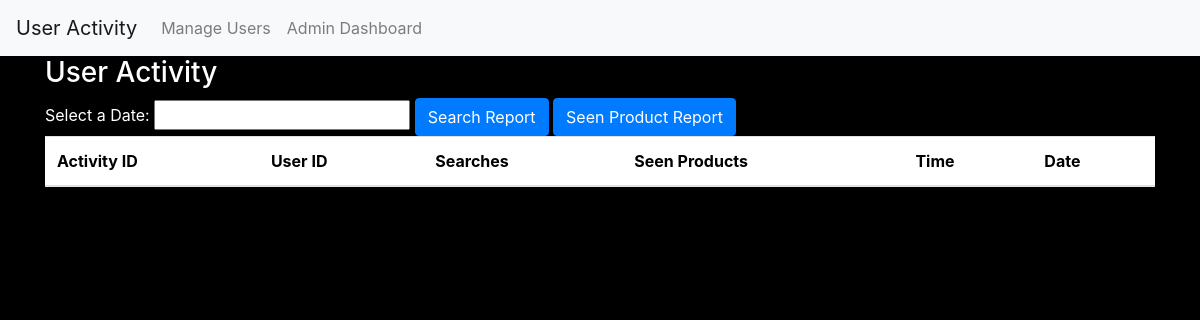
Page /admin_user_activity.php (signed in) on the earlier database version.
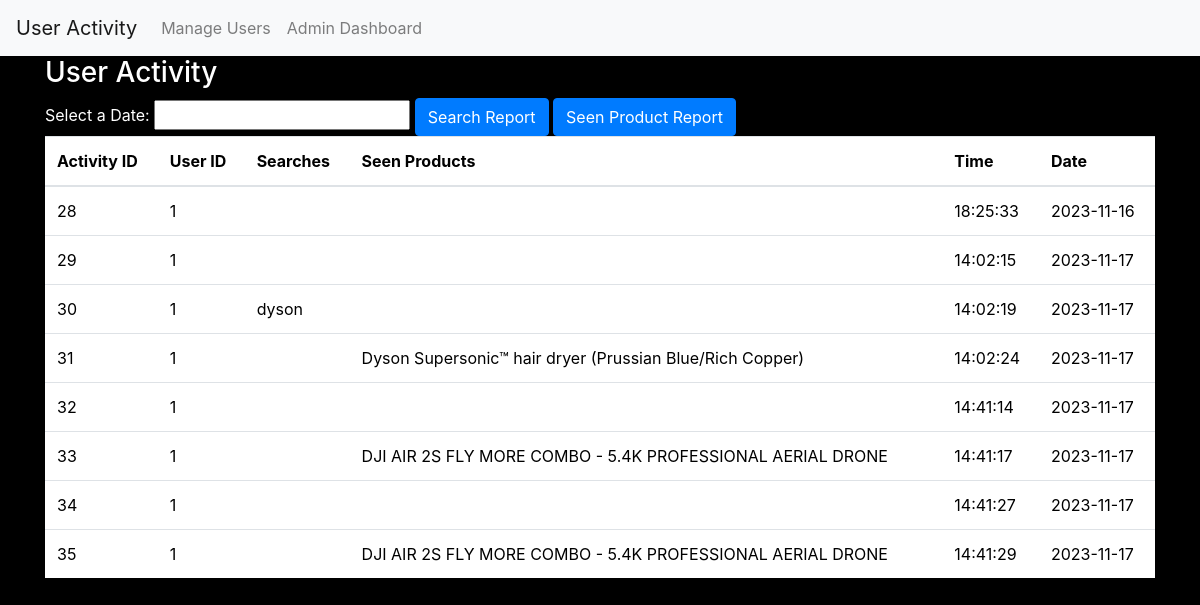
Same page on the later database version.
### tables this page shows
CREATE TABLE `user_activity` (
  `activity_id` int(11) NOT NULL,
  `user_id` int(11) DEFAULT NULL,
  `searches` text DEFAULT NULL,
  `seen_products` text DEFAULT NULL,
  `activity_time` time DEFAULT NULL,
  `activity_date` date DEFAULT NULL
);

### admin_user_activity.php (the view, shortened to what this page needs)
<?php
include "db_connection.php";
$filter_date = "";
if (isset($_GET['filter_date'])) {
    $filter_date = $_GET['filter_date'];
    $query = "SELECT * FROM user_activity WHERE activity_date = '$filter_date'";
} else {
    $query = "SELECT * FROM user_activity";
}
$result = mysqli_query($conn, $query);
?>
<!DOCTYPE html>
<html>
<head>
    <link rel="stylesheet" href="https://maxcdn.bootstrapcdn.com/bootstrap/4.5.2/css/bootstrap.min.css">
    <link rel="stylesheet" href="https://code.jquery.com/ui/1.12.1/themes/base/jquery-ui.css">
</head>
<body>
    <nav class="navbar navbar-expand-lg navbar-light bg-light">
        <a class="navbar-brand" href="admin_user_activity.php">User Activity</a>
        <div class="collapse navbar-collapse" id="navbarNav">
            <ul class="navbar-nav">
                <li class="nav-item">
                    <a class="nav-link" href="admin_manage_users.php">Manage Users</a>
                </li>
                <li class="nav-item">
                    <a class="nav-link" href="admin_dashboard.php">Admin Dashboard</a>
                </li>
            </ul>
        </div>
    </nav>
    <div class="container">
        <h3>User Activity</h3>
        <label for="datepicker">Select a Date: </label>
        <input type="text" id="datepicker" readonly="readonly" />
        <button class="btn btn-primary" onclick="location.href='admin_user_search_report.php?filter_date=<?php echo $filter_date; ?>'">Search Report</button>
        <button class="btn btn-primary" onclick="location.href='admin_user_seen_product_report.php?filter_date=<?php echo $filter_date; ?>'">Seen Product Report</button>
        <table class="table">
            <thead>
                <tr>
                    <th>Activity ID</th>
                    <th>User ID</th>
                    <th>Searches</th>
                    <th>Seen Products</th>
                    <th>Time</th>
                    <th>Date</th>
                </tr>
            </thead>
            <tbody>
                <?php while ($row = mysqli_fetch_assoc($result)) { ?>
                    <tr>
                        <td><?php echo $row['activity_id']; ?></td>
                        <td><?php echo $row['user_id']; ?></td>
                        <td><?php echo $row['searches']; ?></td>
                        <td><?php echo $row['seen_products']; ?></td>
                        <td><?php echo $row['activity_time']; ?></td>
                        <td><?php echo $row['activity_date']; ?></td>
                    </tr>
                <?php } ?>
            </tbody>
        </table>
    </div>
</body>
</html>

### admin_user_activity.php (style rules this page uses)
body { background-color: black; color: white; }
thead { color: black; }
tbody { color: black; }
table { background-color: white; color: black; }

Differences in the rows shown:
added user_activity: activity_id "28", user "1", activity_time "18:25:33", activity_date "2023-11-16"
added user_activity: activity_id "29", user "1", activity_time "14:02:15", activity_date "2023-11-17"
added user_activity: activity_id "30", user "1", searches "dyson", activity_time "14:02:19", activity_date "2023-11-17"
added user_activity: activity_id "31", user "1", seen_products "Dyson Supersonic™ hair dryer (Prussian Blue/Rich Copper)", activity_time "14:02:24", activity_date "2023-11-17"
added user_activity: activity_id "32", user "1", activity_time "14:41:14", activity_date "2023-11-17"
added user_activity: activity_id "33", user "1", seen_products "DJI AIR 2S FLY MORE COMBO - 5.4K PROFESSIONAL AERIAL DRONE", activity_time "14:41:17", activity_date "2023-11-17"
added user_activity: activity_id "34", user "1", activity_time "14:41:27", activity_date "2023-11-17"
added user_activity: activity_id "35", user "1", seen_products "DJI AIR 2S FLY MORE COMBO - 5.4K PROFESSIONAL AERIAL DRONE", activity_time "14:41:29", activity_date "2023-11-17"
